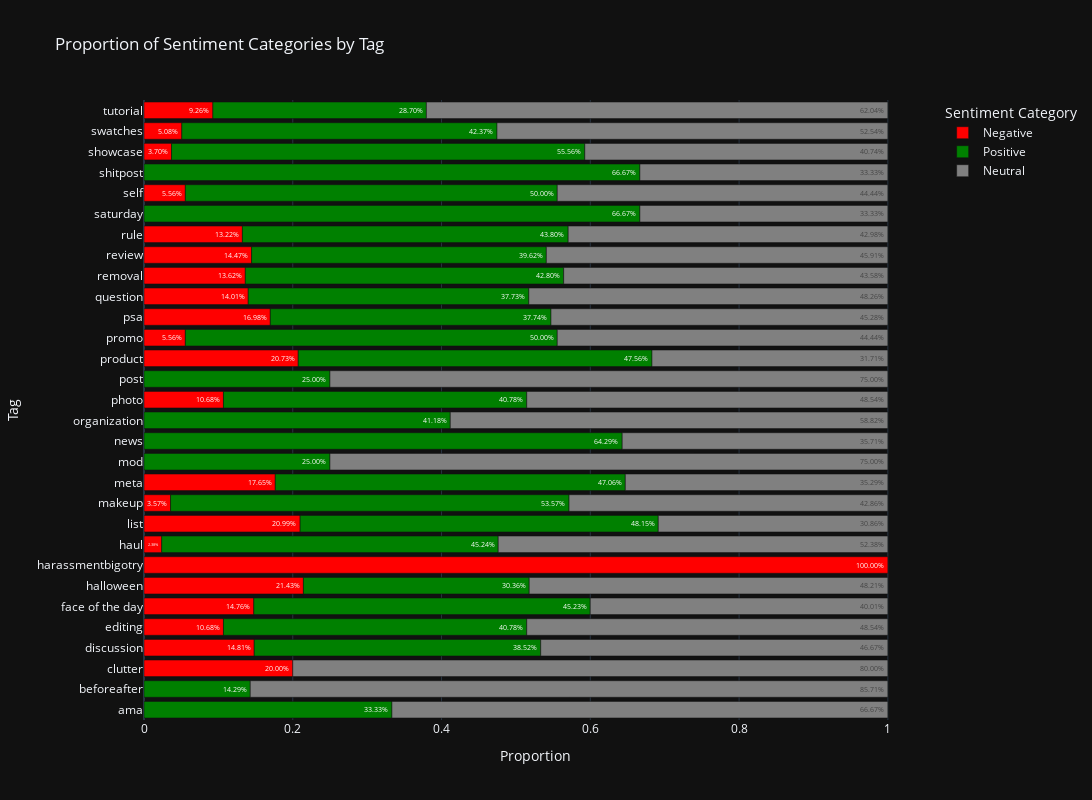

Notebook code for this chart:
### Code cell
# We need to pivot the data to have separate columns for each sentiment category
sentiment_proportion_pd = sentiment_proportion_pd.pivot(index='tag', columns='sentiment_category_title', values='proportion').reset_index()

# Create the plot
fig = px.bar(
    sentiment_proportion_pd,
    x=['Negative', 'Positive', 'Neutral'],
    y='tag',
    title='Proportion of Sentiment Categories by Tag',
    orientation='h',
    color_discrete_map={
        'Negative': 'red',
        'Positive': 'green',
        'Neutral': 'grey'
    },
    height=800,
    width=1600
)

# Improve layout and style
fig.update_layout(
    template='plotly_dark',
    xaxis_title='Proportion',
    yaxis_title='Tag',
    yaxis={'categoryorder': 'total ascending'},
    legend_title_text='Sentiment Category',
    plot_bgcolor='rgba(0,0,0,0)'
)

# Customize bar labels
fig.update_traces(
    texttemplate='%{value:.2%}',
    textposition='inside'
)

### Figure 1 — Plotly figure (JSON) as saved in the notebook; plotly's stock layout.template omitted (floating-point values rounded to 4 significant figures)
{"data": [{"alignmentgroup": "True", "hovertemplate": "variable=Negative<br>value=%{x}<br>tag=%{y}<extra></extra>", "legendgroup": "Negative", "marker": {"color": "red", "pattern": {"shape": ""}}, "name": "Negative", "offsetgroup": "Negative", "orientation": "h", "showlegend": true, "textposition": "inside", "texttemplate": "%{value:.2%}", "type": "bar", "x": [null, null, 0.2, 0.1481, 0.1068, 0.1476, 0.2143, 1, 0.02381, 0.2099, 0.03571, 0.1765, null, null, null, 0.1068, null, 0.2073, 0.05556, 0.1698, 0.1401, 0.1362, 0.1447, 0.1322, null, 0.05556, null, 0.03704, 0.05085, 0.09259], "xaxis": "x", "y": ["ama", "beforeafter", "clutter", "discussion", "editing", "face of the day", "halloween", "harassmentbigotry", "haul", "list", "makeup", "meta", "mod", "news", "organization", "photo", "post", "product", "promo", "psa", "question", "removal", "review", "rule", "saturday", "self", "shitpost", "showcase", "swatches", "tutorial"], "yaxis": "y"}, {"alignmentgroup": "True", "hovertemplate": "variable=Positive<br>value=%{x}<br>tag=%{y}<extra></extra>", "legendgroup": "Positive", "marker": {"color": "green", "pattern": {"shape": ""}}, "name": "Positive", "offsetgroup": "Positive", "orientation": "h", "showlegend": true, "textposition": "inside", "texttemplate": "%{value:.2%}", "type": "bar", "x": [0.3333, 0.1429, null, 0.3852, 0.4078, 0.4523, 0.3036, null, 0.4524, 0.4815, 0.5357, 0.4706, 0.25, 0.6429, 0.4118, 0.4078, 0.25, 0.4756, 0.5, 0.3774, 0.3773, 0.428, 0.3962, 0.438, 0.6667, 0.5, 0.6667, 0.5556, 0.4237, 0.287], "xaxis": "x", "y": ["ama", "beforeafter", "clutter", "discussion", "editing", "face of the day", "halloween", "harassmentbigotry", "haul", "list", "makeup", "meta", "mod", "news", "organization", "photo", "post", "product", "promo", "psa", "question", "removal", "review", "rule", "saturday", "self", "shitpost", "showcase", "swatches", "tutorial"], "yaxis": "y"}, {"alignmentgroup": "True", "hovertemplate": "variable=Neutral<br>value=%{x}<br>tag=%{y}<extra></extra>", "legendgroup": "Neutral", "marker": {"color": "grey", "pattern": {"shape": ""}}, "name": "Neutral", "offsetgroup": "Neutral", "orientation": "h", "showlegend": true, "textposition": "inside", "texttemplate": "%{value:.2%}", "type": "bar", "x": [0.6667, 0.8571, 0.8, 0.4667, 0.4854, 0.4001, 0.4821, null, 0.5238, 0.3086, 0.4286, 0.3529, 0.75, 0.3571, 0.5882, 0.4854, 0.75, 0.3171, 0.4444, 0.4528, 0.4826, 0.4358, 0.4591, 0.4298, 0.3333, 0.4444, 0.3333, 0.4074, 0.5254, 0.6204], "xaxis": "x", "y": ["ama", "beforeafter", "clutter", "discussion", "editing", "face of the day", "halloween", "harassmentbigotry", "haul", "list", "makeup", "meta", "mod", "news", "organization", "photo", "post", "product", "promo", "psa", "question", "removal", "review", "rule", "saturday", "self", "shitpost", "showcase", "swatches", "tutorial"], "yaxis": "y"}], "layout": {"barmode": "relative", "height": 800, "legend": {"title": {"text": "Sentiment Category"}, "tracegroupgap": 0}, "plot_bgcolor": "rgba(0, 0, 0, 0)", "title": {"text": "Proportion of Sentiment Categories by Tag"}, "width": 1600, "xaxis": {"anchor": "y", "autorange": true, "domain": [0, 1], "range": [0, 1.053], "title": {"text": "Proportion"}, "type": "linear"}, "yaxis": {"anchor": "x", "autorange": true, "categoryorder": "total ascending", "domain": [0, 1], "range": [-0.5, 29.5], "title": {"text": "Tag"}, "type": "category"}}}
